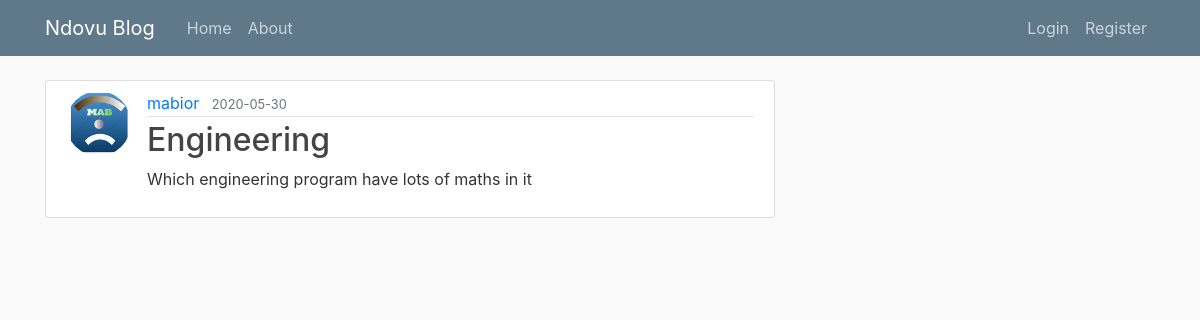
Page /post/7 on the committed database.
### index/models.py (models this page shows, shortened)
class User(db.Model, UserMixin):
        id = db.Column(db.Integer, primary_key=True)
        username = db.Column(db.String(20), unique=True, nullable=False)
        email = db.Column(db.String(120), unique=True, nullable=False)
        image_file = db.Column(db.String(120), nullable=False, default='default.jpg')
        password = db.Column(db.String(120), nullable=False)
        posts = db.relationship('Post', backref='author', lazy=True)

class Post(db.Model):
        id = db.Column(db.Integer, primary_key=True)
        title = db.Column(db.String(100), nullable=False)
        date_posted = db.Column(db.DateTime, nullable=False, default=datetime.utcnow)
        content = db.Column(db.Text, nullable=False)
        user_id = db.Column(db.Integer, db.ForeignKey('user.id'), nullable=False)

### index/routes.py (the view)
@app.route("/post/<int:post_id>")
def post(post_id):
    post = Post.query.get_or_404(post_id)
    return render_template('post.html', title=post.title, post=post)

### index/templates/post.html (shortened to what this page needs)
{% extends "layout.html" %}
{% block body %}
<article class="media content-section">
  <img class="rounded-circle article-img" src="{{ url_for('static', filename='images/' + post.author.image_file) }}">
  <div class="media-body">
    <div class="article-metadata">
    <a class="mr-2" href="{{ url_for('user_posts', username=post.author.username) }}">{{ post.author.username }}</a>
      <small class="text-muted">{{ post.date_posted.strftime('%Y-%m-%d') }}</small>
    </div>
    <h2 class="article-title">{{ post.title }}</h2>
    <p class="article-content">{{ post.content }}</p>
  </div>
</article>
{% endblock body %}

### index/static/main.css (style rules this page uses)
body { background: #fafafa; color: #333333; margin-top: 5rem; }
h1, h2, h3, h4, h5, h6 { color: #444444; }
.content-section { background: #ffffff; padding: 10px 20px; border: 1px solid #dddddd; border-radius: 3px; margin-bottom: 20px; }
.article-title { color: #444444; }
.article-content { white-space: pre-line; }
.article-img { height: 65px; width: 65px; margin-right: 16px; }
.article-metadata { padding-bottom: 1px; margin-bottom: 4px; border-bottom: 1px solid #e3e3e3 }

### rows in the picture
User: image_file (picture), author.username "mabior"
Post: date_posted "2020-05-30", title "Engineering", content "Which engineering program have lots of maths in it"
